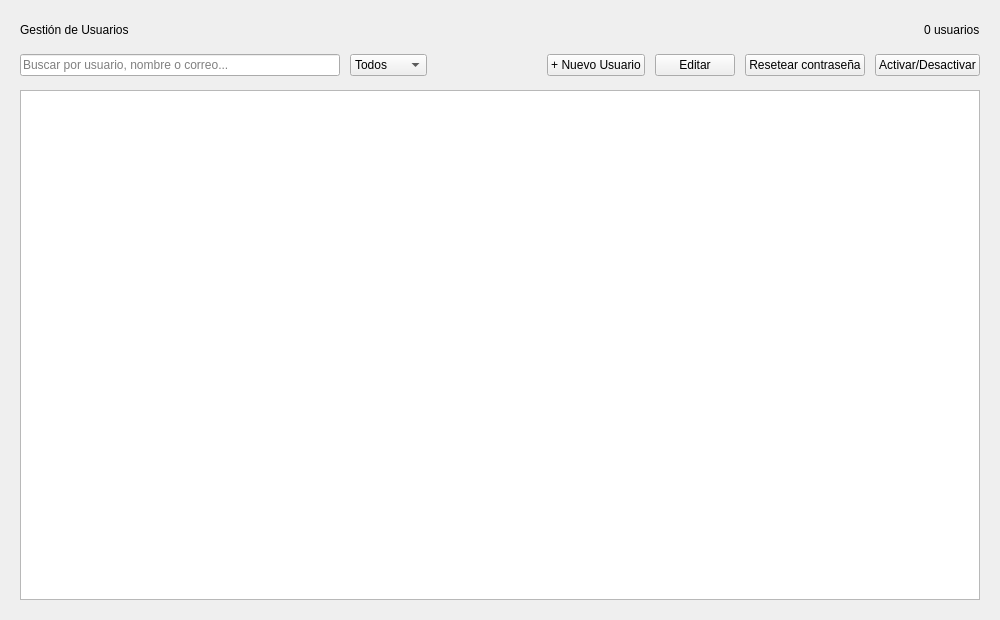
<?xml version="1.0" encoding="UTF-8"?>
<ui version="4.0">
 <class>UsuariosLista</class>
 <widget class="QWidget" name="UsuariosLista">
  <property name="geometry">
   <rect><x>0</x><y>0</y><width>1000</width><height>620</height></rect>
  </property>
  <layout class="QVBoxLayout" name="lytRoot">
   <property name="leftMargin"><number>20</number></property>
   <property name="topMargin"><number>20</number></property>
   <property name="rightMargin"><number>20</number></property>
   <property name="bottomMargin"><number>20</number></property>
   <property name="spacing"><number>14</number></property>
   <item>
    <layout class="QHBoxLayout" name="lytTitulo">
     <item>
      <widget class="QLabel" name="lblTitulo">
       <property name="text"><string>Gestión de Usuarios</string></property>
      </widget>
     </item>
     <item>
      <spacer name="spT"><property name="orientation"><enum>Qt::Horizontal</enum></property>
       <property name="sizeHint" stdset="0"><size><width>40</width><height>20</height></size></property>
      </spacer>
     </item>
     <item>
      <widget class="QLabel" name="lblTotal">
       <property name="text"><string>0 usuarios</string></property>
      </widget>
     </item>
    </layout>
   </item>
   <item>
    <layout class="QHBoxLayout" name="lytFiltros">
     <property name="spacing"><number>10</number></property>
     <item>
      <widget class="QLineEdit" name="txtBuscar">
       <property name="placeholderText"><string>Buscar por usuario, nombre o correo...</string></property>
       <property name="minimumSize"><size><width>320</width><height>0</height></size></property>
      </widget>
     </item>
     <item>
      <widget class="QComboBox" name="cboEstado">
       <item><property name="text"><string>Todos</string></property></item>
       <item><property name="text"><string>Activos</string></property></item>
       <item><property name="text"><string>Inactivos</string></property></item>
      </widget>
     </item>
     <item>
      <spacer name="spF"><property name="orientation"><enum>Qt::Horizontal</enum></property>
       <property name="sizeHint" stdset="0"><size><width>40</width><height>20</height></size></property>
      </spacer>
     </item>
     <item>
      <widget class="QPushButton" name="btnNuevo">
       <property name="text"><string>+ Nuevo Usuario</string></property>
       <property name="cursor"><cursorShape>PointingHandCursor</cursorShape></property>
      </widget>
     </item>
     <item>
      <widget class="QPushButton" name="btnEditar">
       <property name="text"><string>Editar</string></property>
       <property name="cursor"><cursorShape>PointingHandCursor</cursorShape></property>
      </widget>
     </item>
     <item>
      <widget class="QPushButton" name="btnResetClave">
       <property name="text"><string>Resetear contraseña</string></property>
       <property name="cursor"><cursorShape>PointingHandCursor</cursorShape></property>
      </widget>
     </item>
     <item>
      <widget class="QPushButton" name="btnActivar">
       <property name="text"><string>Activar/Desactivar</string></property>
       <property name="cursor"><cursorShape>PointingHandCursor</cursorShape></property>
      </widget>
     </item>
    </layout>
   </item>
   <item>
    <widget class="QTableWidget" name="tblUsuarios"/>
   </item>
  </layout>
 </widget>
 <resources/>
 <connections/>
</ui>
